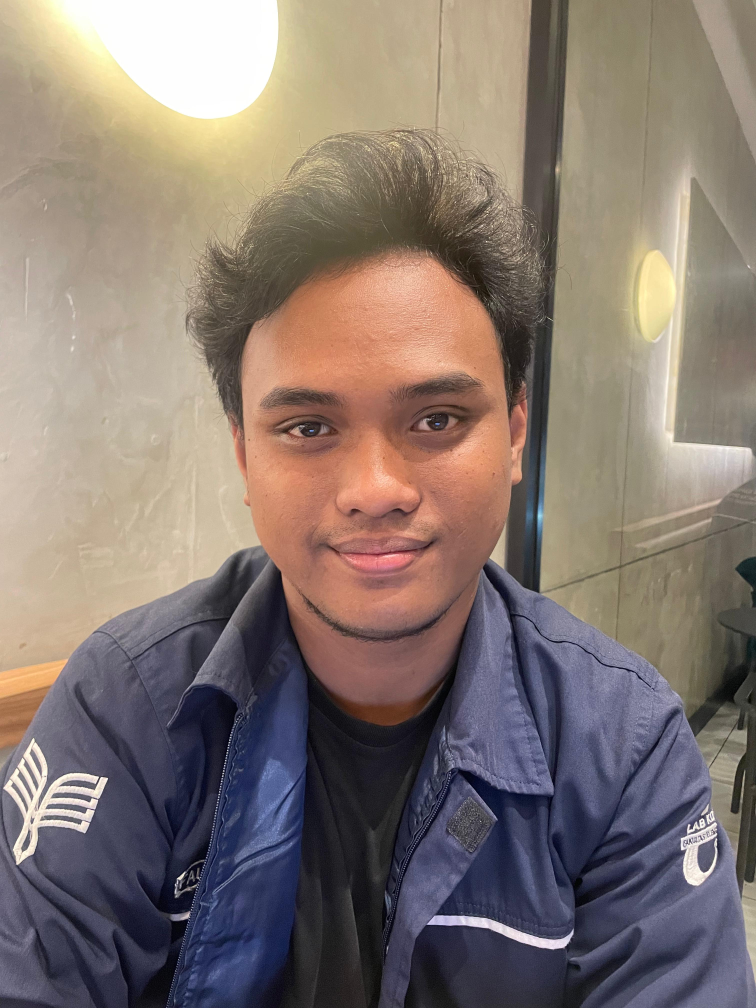
#> input picture GEOMETRIX_CITRA-PC_202231062_FAUZAN_ARROYYAN_B/royyan.jpg, 3024 x 4032 px (shown at 1/4 size)
$ jupyter execute 'Fauzan Arroyyan UAS PCD.ipynb'
#> lines starting #> are read from the running program, lines starting #| are printed output that depends on the picture
[cell 1]
import cv2
import numpy as np
import matplotlib.pyplot as plt

# Load the original image
img = cv2.imread('royyan.jpg')
#> img is the input picture: shape (4032, 3024, 3); mean B, G, R 113, 119.7, 133.2

# Display the original image
plt.subplot(2, 3, 1)
plt.imshow(cv2.cvtColor(img, cv2.COLOR_BGR2RGB))
plt.title('Original Image')
plt.axis('off')

# Rotate the image by 45 degrees
(h, w) = img.shape[:2]
#> h = 4032; w = 3024
center = (w // 2, h // 2)
#> center = (1512, 2016)
M = cv2.getRotationMatrix2D(center, 45, 1.0)
img_rotated = cv2.warpAffine(img, M, (w, h))
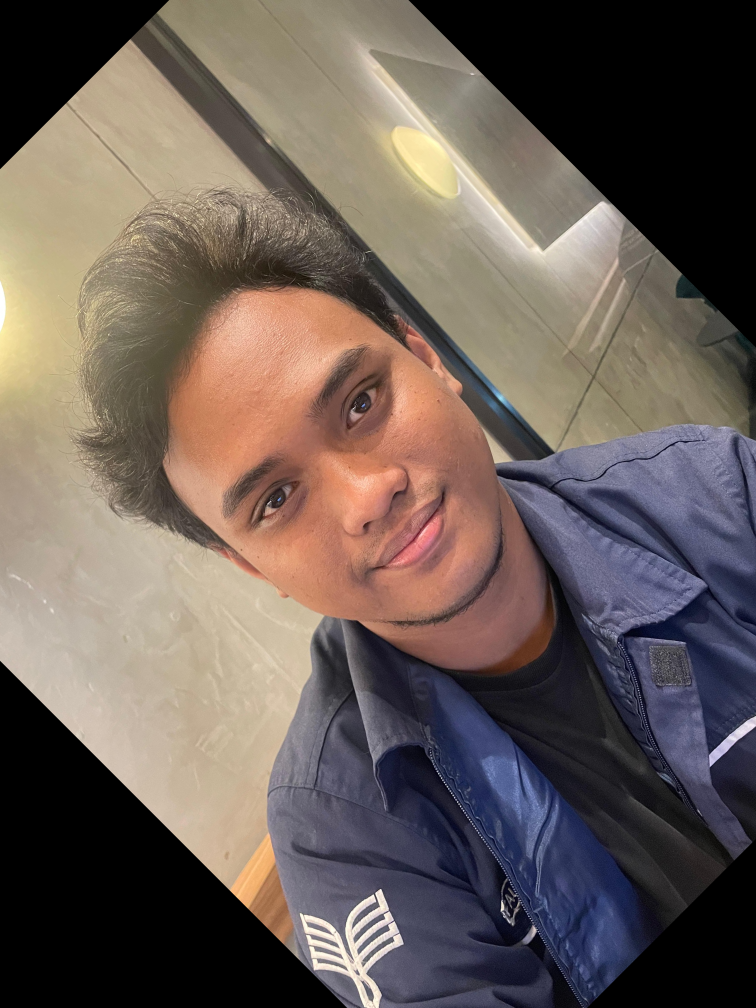
#> img_rotated: shape (4032, 3024, 3) (shown at 1/4 size); mean B, G, R 87.5, 93.8, 106.2
plt.subplot(2, 3, 2)
plt.imshow(cv2.cvtColor(img_rotated, cv2.COLOR_BGR2RGB))
plt.title('Rotated Image')
plt.axis('off')

# Resize the image to half its original size
img_resized = cv2.resize(img, (img.shape[1]//3, img.shape[0]//2))
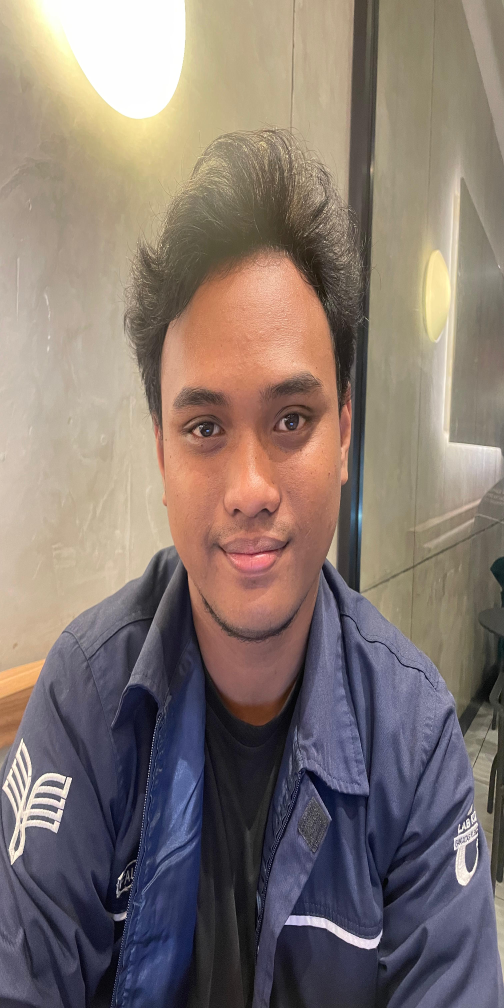
#> img_resized: shape (2016, 1008, 3) (shown at 1/2 size); mean B, G, R 113.3, 119.9, 133.4
plt.subplot(2, 3, 3)
plt.imshow(cv2.cvtColor(img_resized, cv2.COLOR_BGR2RGB))
plt.title('Resized Image')
plt.axis('off')

# Crop the image to a specific region (e.g., top-left quarter)
img_cropped = img[0:img.shape[0]//2, 0:img.shape[1]//2]
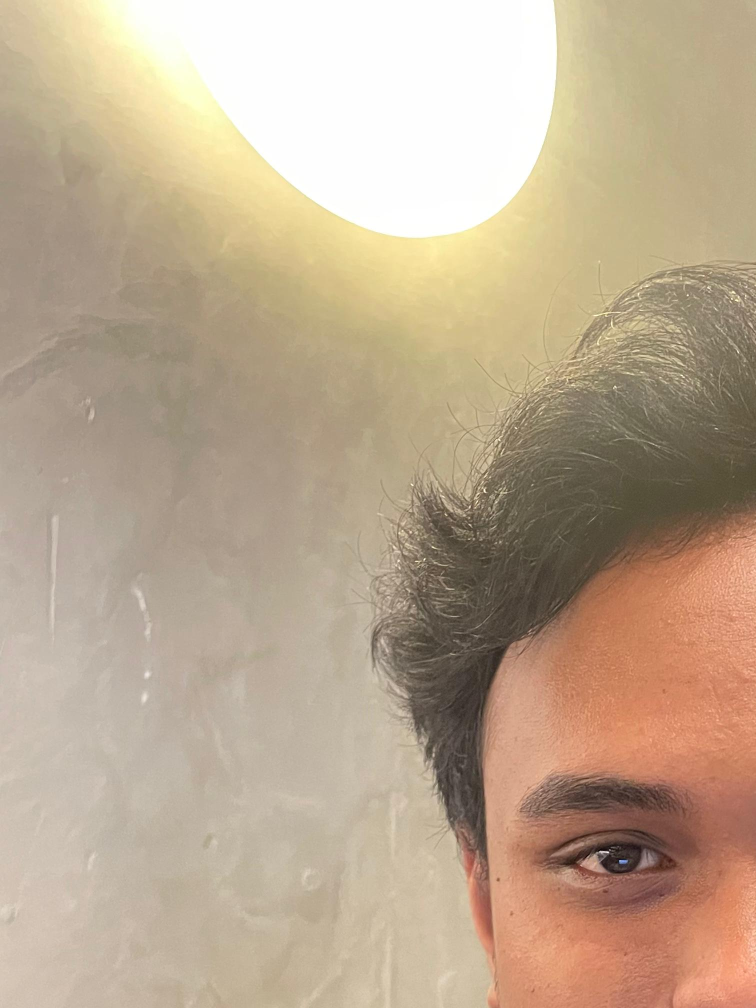
#> img_cropped: shape (2016, 1512, 3) (shown at 1/2 size); mean B, G, R 144.3, 168.2, 188.7
plt.subplot(2, 3, 4)
plt.imshow(cv2.cvtColor(img_cropped, cv2.COLOR_BGR2RGB))
plt.title('Cropped Image')
plt.axis('off')

# Flip the image horizontally
img_flipped = cv2.flip(img, 1)
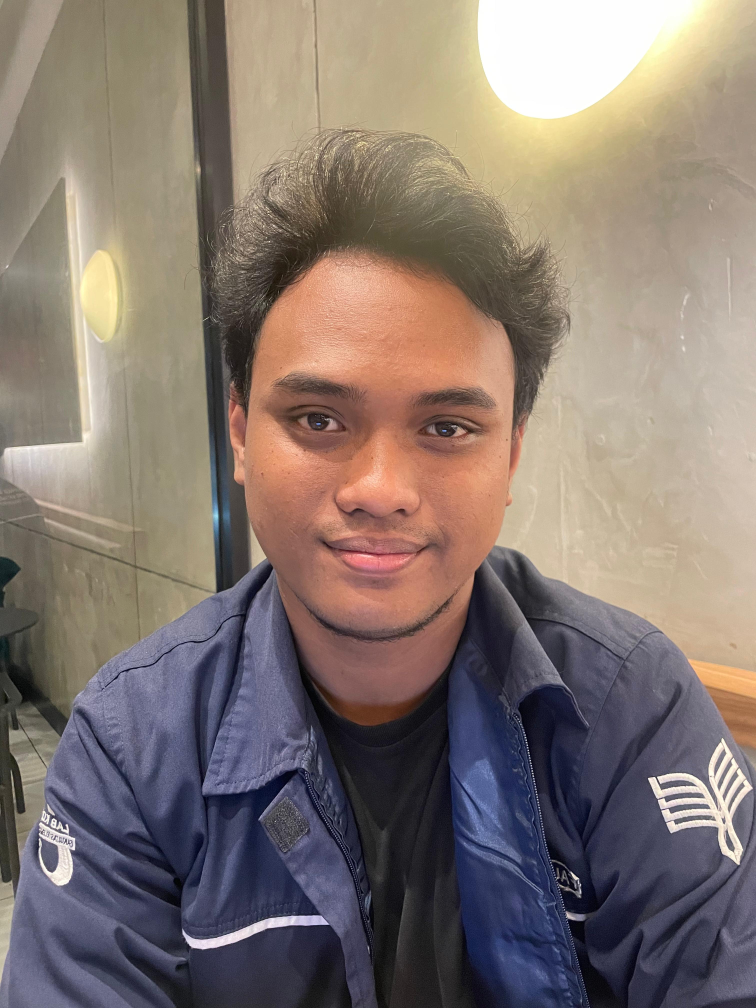
#> img_flipped: shape (4032, 3024, 3) (shown at 1/4 size); mean B, G, R 113, 119.7, 133.2
plt.subplot(2, 3, 5)
plt.imshow(cv2.cvtColor(img_flipped, cv2.COLOR_BGR2RGB))
plt.title('Flipped Image')
plt.axis('off')

# Translate the image by 50 pixels to the right and 20 pixels down
rows, cols = img.shape[:2]
#> rows = 4032; cols = 3024
M_translate = np.float32([[1, 0, 250], [0, 1, 180]])
img_translated = cv2.warpAffine(img, M_translate, (cols, rows))
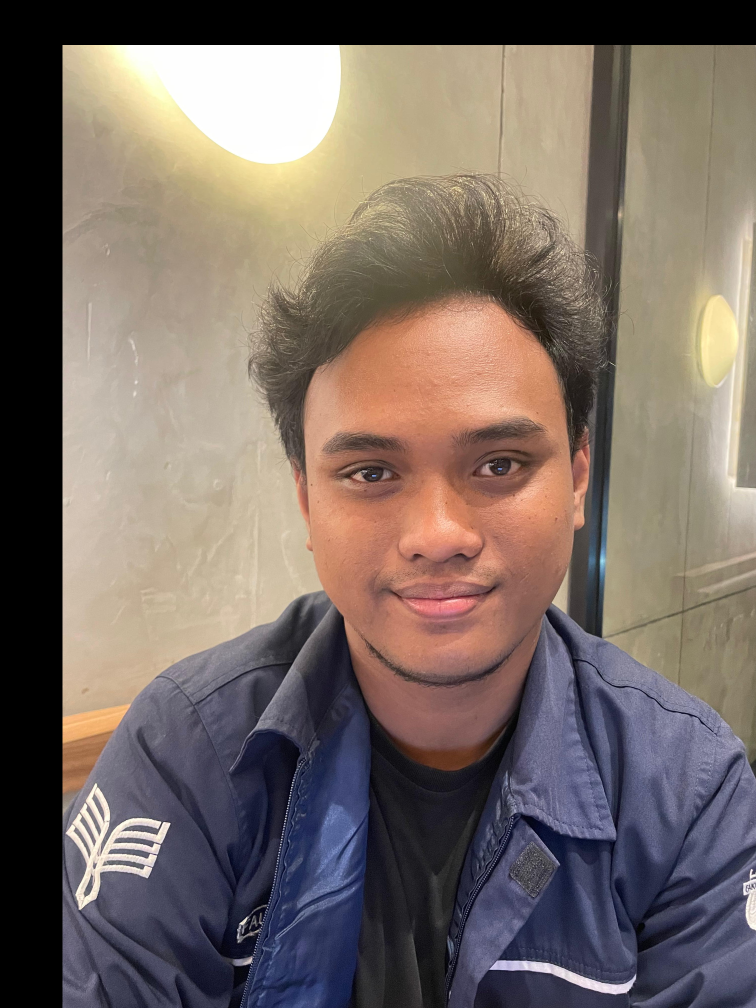
#> img_translated: shape (4032, 3024, 3) (shown at 1/4 size); mean B, G, R 101.2, 108, 121
plt.subplot(2, 3, 6)
plt.imshow(cv2.cvtColor(img_translated, cv2.COLOR_BGR2RGB))
plt.title('Translated Image')
plt.axis('off')

plt.tight_layout()
plt.show()
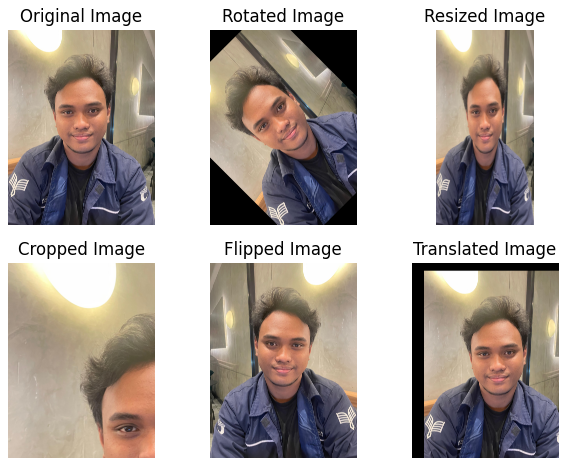
#> figure drawn by matplotlib, 6 panels
